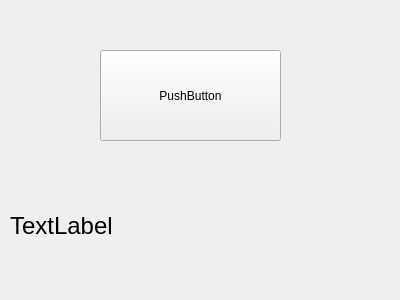
<?xml version="1.0" encoding="UTF-8"?>
<ui version="4.0">
 <class>Widget</class>
 <widget class="QWidget" name="Widget">
  <property name="geometry">
   <rect>
    <x>0</x>
    <y>0</y>
    <width>400</width>
    <height>300</height>
   </rect>
  </property>
  <property name="windowTitle">
   <string>Widget</string>
  </property>
  <widget class="QPushButton" name="pushButton">
   <property name="geometry">
    <rect>
     <x>100</x>
     <y>50</y>
     <width>181</width>
     <height>91</height>
    </rect>
   </property>
   <property name="text">
    <string>PushButton</string>
   </property>
  </widget>
  <widget class="QLabel" name="label">
   <property name="geometry">
    <rect>
     <x>10</x>
     <y>190</y>
     <width>371</width>
     <height>71</height>
    </rect>
   </property>
   <property name="font">
    <font>
     <pointsize>18</pointsize>
    </font>
   </property>
   <property name="text">
    <string>TextLabel</string>
   </property>
  </widget>
 </widget>
 <layoutdefault spacing="6" margin="11"/>
 <resources/>
 <connections/>
</ui>
